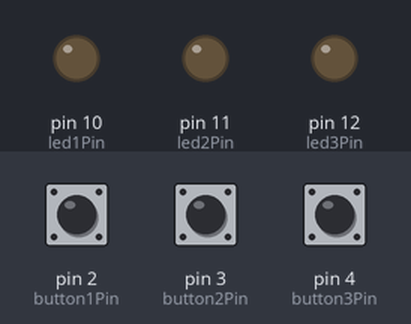
Recording of a sketch running on a simulated Arduino Uno, built with avr-gcc and run on an emulated ATmega328P. On the bench: output pins drawn as LEDs (lit = HIGH). Dashed ring = blinking. The inputs (shaded band) are chosen by the test bench; at power-on: pin 2 (button1Pin) LOW, pin 3 (button2Pin) LOW, pin 4 (button3Pin) LOW.

Above: at 1.2 s.
1.3 s: pin 2 (button1Pin) pulled HIGH for 1 s
At 3.5 s:
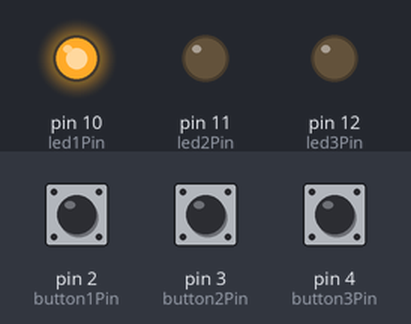
4.3 s: pin 3 (button2Pin) pulled HIGH for 3.2 s
At 4.37 s:
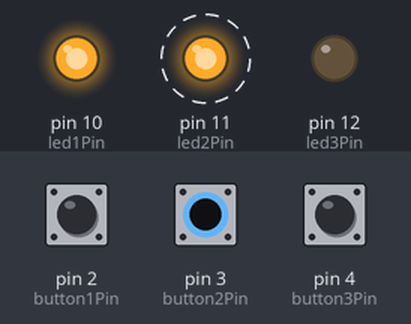
9.0 s: pin 4 (button3Pin) pulled HIGH for 0.15 s
At 9.9 s:
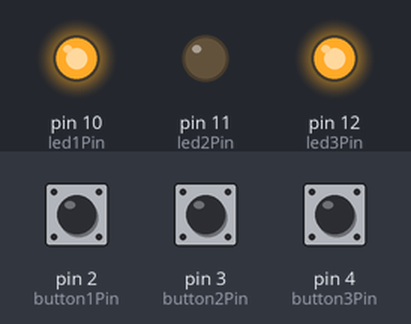
10.6 s: pin 2 (button1Pin) pulled HIGH for 0.15 s
At 11.1 s:
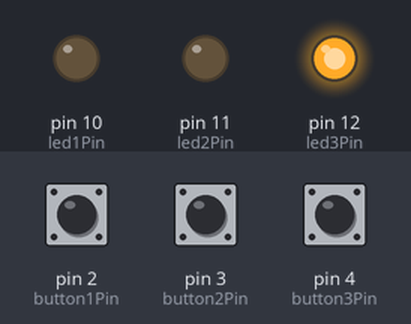
12.2 s: pin 3 (button2Pin) pulled HIGH for 0.15 s
At 13.4 s:
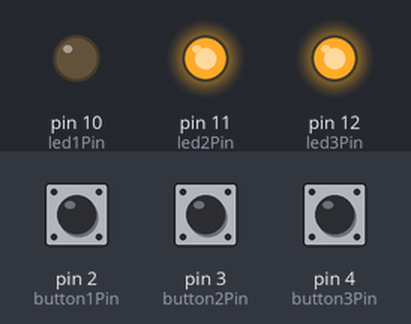
13.8 s: pin 4 (button3Pin) pulled HIGH for 1 s
At 15.5 s:
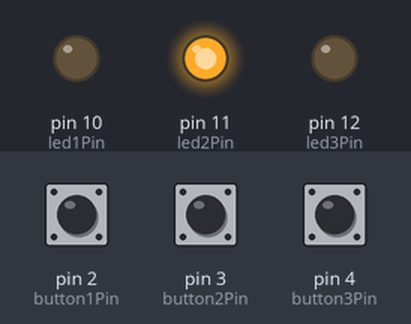
Timing chart, 0 to 17.0 s (numbered marks = the images above; inputs shaded):
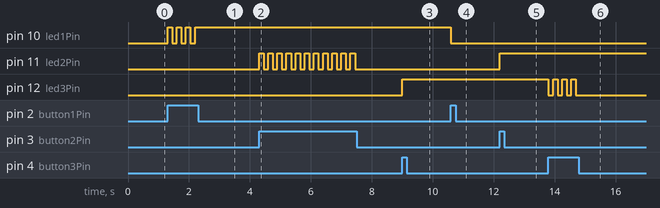

Measured:
- after the input at 1.3 s, pin 10 (led1Pin): alternates HIGH for 0.15 s and LOW for 0.15 s, 7 changes in all, then stays HIGH, starting at once
- after the input at 4.3 s, pin 11 (led2Pin): alternates HIGH for 0.15 s and LOW for 0.15 s, 22 changes in all, then stays LOW, starting at once
- after the input at 9.0 s, pin 12 (led3Pin): LOW → HIGH at once
- after the input at 10.6 s, pin 10 (led1Pin): HIGH → LOW at once
- after the input at 12.2 s, pin 11 (led2Pin): LOW → HIGH at once
- after the input at 13.8 s, pin 12 (led3Pin): alternates HIGH for 0.15 s and LOW for 0.15 s, 7 changes in all, then stays LOW, starting at once

The sketch:

LEDFeedback.ino
```cpp
const int button1Pin = 2; //pin number for button 1
const int button2Pin = 3; //pin number for button 2
const int button3Pin = 4; //pin number for button 3
const int led1Pin = 10; //pin number for LED 1
const int led2Pin = 11; //pin number for LED 2
const int led3Pin = 12; //pin number for LED 3

int button1State = 0;
int button2State = 0;
int button3State = 0;

void setup() {
  // put your setup code here, to run once:
  //initialize LEDs as output
  pinMode(led1Pin, OUTPUT);
  pinMode(led2Pin, OUTPUT);
  pinMode(led3Pin, OUTPUT);
  //initialize buttons as input
  pinMode(button1Pin, INPUT);
  pinMode(button2Pin, INPUT);
  pinMode(button3Pin, INPUT);
}

void loop() {
  // put your main code here, to run repeatedly:
  //read the state of the pushbutton value:
  button1State = digitalRead(button1Pin);
  button2State = digitalRead(button2Pin);
  button3State = digitalRead(button3Pin);

  //check if the button is pressed
  //if so, the buttonState will be HIGH
  if (button1State == HIGH) {
    //toggle LED state
    digitalWrite(led1Pin, !digitalRead(led1Pin));
    //debounce:
    delay(150);
  }
  if (button2State == HIGH) {
    //toggle LED state
    digitalWrite(led2Pin, !digitalRead(led2Pin));
    //debounce:
    delay(150);
  }
  if (button3State == HIGH) {
    //toggle LED state
    digitalWrite(led3Pin, !digitalRead(led3Pin));
    //debounce:
    delay(150);
  }


}
```
